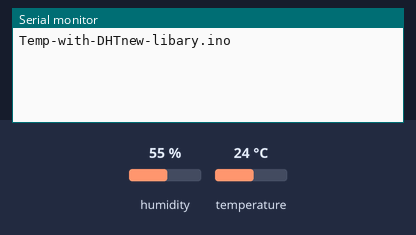
Simulated run of this sketch. Board: Arduino Uno, built with avr-gcc and run on an emulated ATmega328P. Shown: the last lines printed to the serial monitor. Inputs (shaded band) come from the test bench; at power-on: temperature 24 °C, humidity 55 %.

Above: at 3.2 s.
3.3 s: temperature set to 12 °C
At 7.8 s:
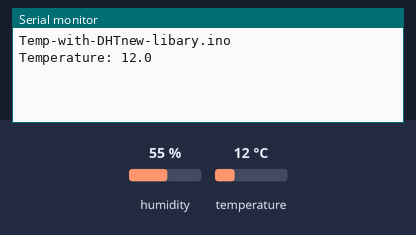
17.3 s: temperature set to 19 °C
At 28.3 s:
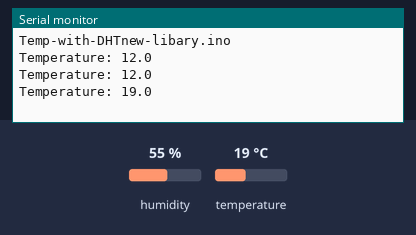

Measured:
- after the input at 3.3 s, the serial monitor: prints a new line after 3.7 s (image 1)
- after the input at 17.3 s, the serial monitor: prints a new line after 9.7 s (image 2)

The sketch:

Temp-with-DHTnew-libary.ino
```cpp
// lab20.ino

#include <dhtnew.h>

DHTNEW mySensor(6);   // pin 6 is connected to the DATA pin of AM2302 (DHT22)


void setup()
{

  Serial.begin(9600);
  Serial.println(__FILE__);
  Serial.println();


  delay(2000);

}


void loop()
{
  if (millis() - mySensor.lastRead() > 5000)
  {
    mySensor.read();
    Serial.print("Temperature: ");
    Serial.println(mySensor.getTemperature(), 1);
  }
  delay (5000);
}
```
